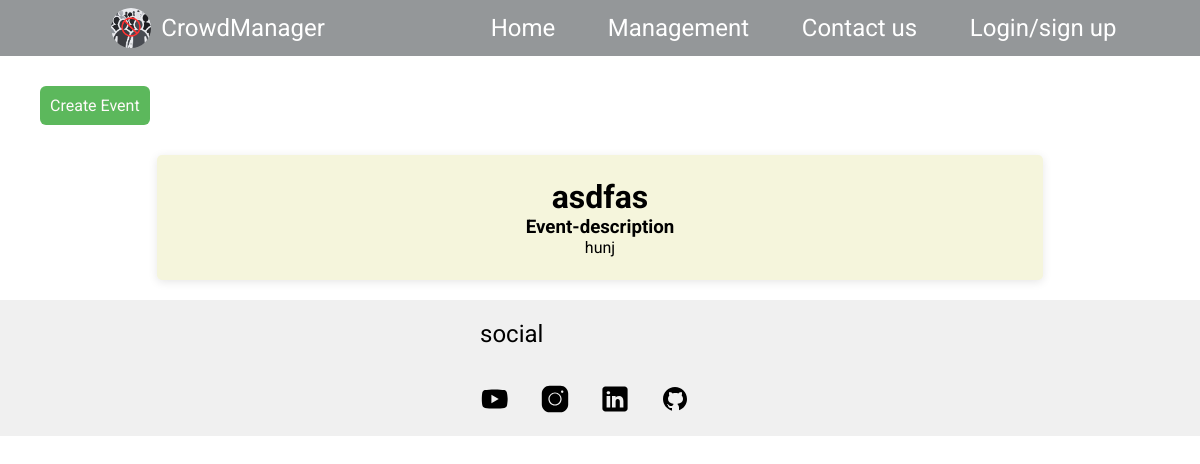
/events/, run on an earlier commit of the app's database.
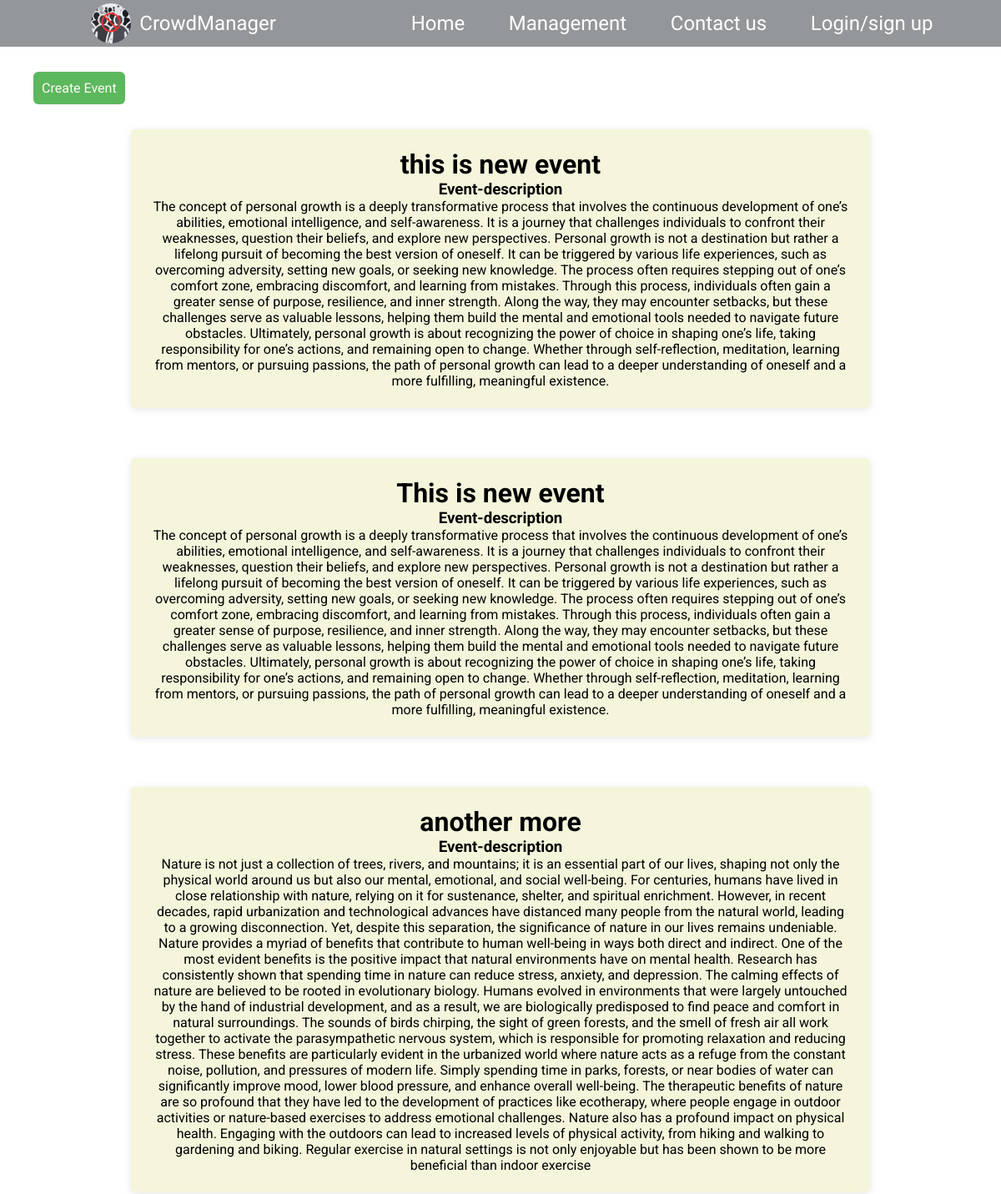
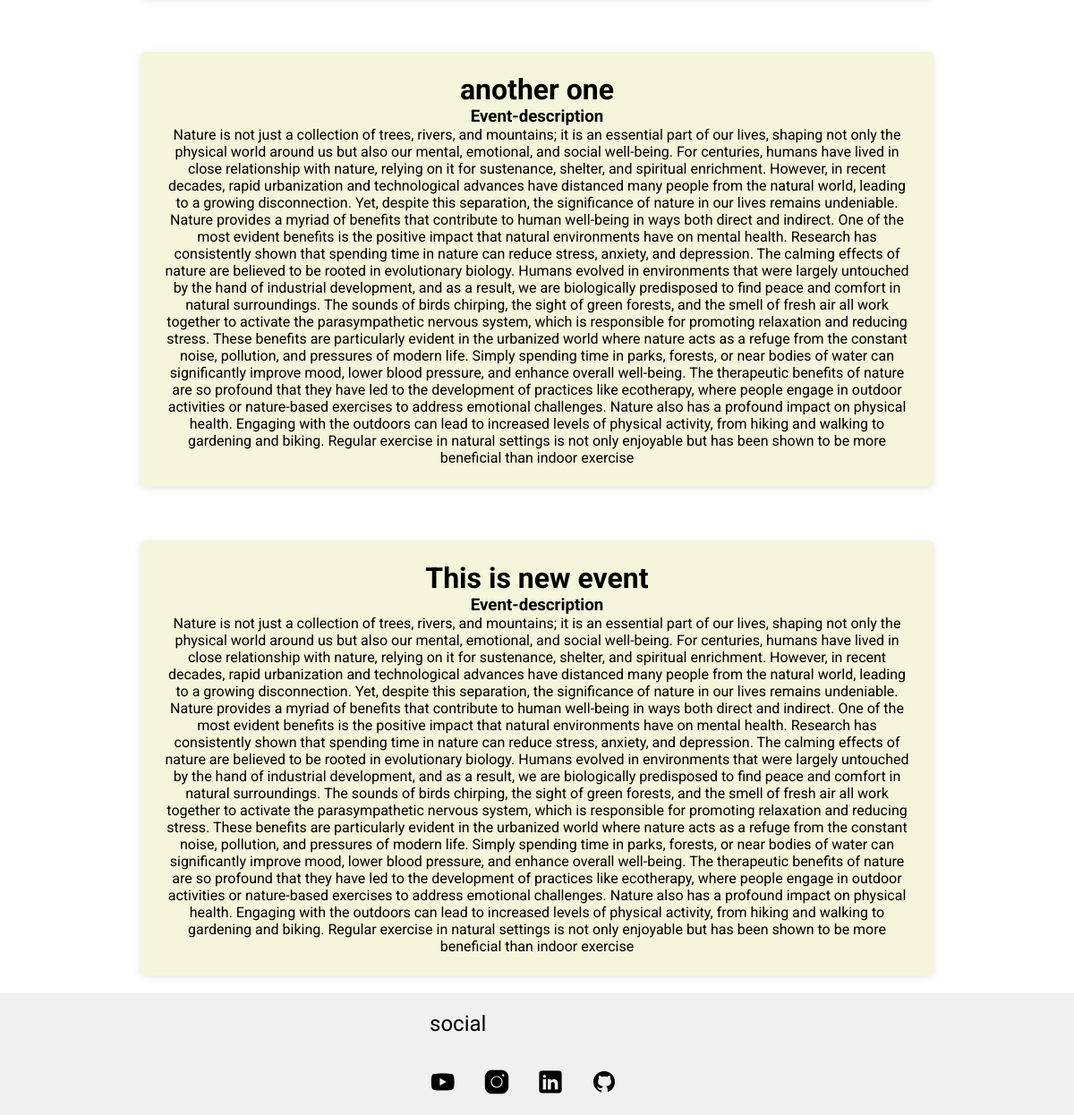
And on a later commit of the database (2 pictures, top to bottom).
### events/models.py (models this page shows, shortened)
class Event(models.Model):
    host = models.ForeignKey(User,on_delete=models.SET_NULL,null=True)
    eventname = models.CharField(max_length=100)
    event_description = models.TextField(blank=True,null=True,max_length=4000)
    updated = models.DateTimeField(auto_now=True)
    created = models.DateTimeField(auto_now_add=True)
    class Meta:
        ordering =['-updated','-created']

### events/views.py (the view)
# urls.py: path('',views.eventsHome,name='eventsHome'),
def eventsHome(request):
    events = Event.objects.all()
    context= {
        'events':events,
    }
    return render(request,'events/event_main.html',context)

### events/templates/events/event_main.html (shortened to what this page needs)
{% extends "main.html" %}
{% block content %}
<div class="create-event-box">
<a href="{% url 'create-form'%}" class="create-event">Create&nbsp;Event</a>
</div>
{% for event in events %}
<main>
    <div class ="events">
        <div class="down">
            <div class="boxes">
                <div class="box_event">
                    <h1>{{event.eventname}}</h1>
                    <h3>Event-description</h3>
                    <p>{{event.event_description}}</p>
                </div>
            </div>
        </div>
    </div>
</main>
{% endfor %}
{% endblock content %}

### templates/main.html (shortened to what this page needs)
<!DOCTYPE html>
{% load static %}
<html lang="en">
<head>
</head>
<link rel="stylesheet" href="{% static 'styles/main.css'%}">
<body>
<header>
  <div class="leftnav">
      <img class="logo" src="{% static "images/logo.png" %}" alt="Error" height="" width="">
      <div class="pname">CrowdManager</div>
  </div>
   <nav class="nav">
      <a  href="{% url 'baseHome'%}" class="home a">Home</a>
      <a href="{% url 'eventsHome'%}" class="management a">Management</a>
      <a href="{% url 'contactus'%}" class="contectus a">Contact&nbsp;us</a>
      {% if request.user.is_authenticated %}
      <h4 class="a">Hello&nbsp;{{request.user}}</h4>
      <a href="{% url 'logout'%}" class="a">logout</a>
      {% else %}
      <a href="{% url 'login' %}" class="a">Login/sign&nbsp;up</a>
      {% endif %}
    </nav>
  </header>
    {% block content%}
    {% endblock content%}
<footer>
  <div class="foot">
      <div class="social">social</div>
      <div class="icons">
        <a href="https://youtube.com/@crowdmanager-b8l?si=qOXuJvSxf-i0udLy">
          <img class="symbol youtube" src="{% static 'svg/3.svg'%}" alt="YouTube" border="0" height="30px"
              width="30x">
        </a>
          <a href="https://www.instagram.com/crowd_manager.2025?utm_source=qr&igsh=aXdiMGpsdjJ6M203">
          <img class="symbol Instagram" src="{% static 'svg/instagram.svg'%}" alt="" height="30px" width="30px">
          </a>
          <a href="https://in.linkedin.com/in/crowd-manager-961026353">
          <img class="symbol whatsapp" src="{% static 'svg/2.svg'%}" alt="" height="30px" width="30px">
          </a>
          <a href="https://github.com/YagnaSuthar/cmCRUD">
            <img class="symbol github" src="{% static 'svg/4.svg'%}" alt="" height="30px" width="30px">
          </a>
          </div>
  </div>
</footer>
</body>
</html>

### static/styles/main.css (style rules this page uses)
* { padding: 0; margin: 0; font-family: 'Roboto', sans-serif; }
body { width: 100%; overflow-x: hidden; }
header { background-color: rgb(148 151 153); display: flex; width: 100%; height: 7vh; justify-content: space-around; }
nav { height: 7vh; display: flex; align-items: center; justify-content: center; position: relative; }
.a { padding: 1%; margin: 0% 20px; color: white; text-decoration: none; font-size: 1.5em; border: none; font-family: 'Roboto', sans-serif; }
footer { height: 17vh; width: 100%; background-color: rgb(240, 240, 240); position: relative; bottom: 0%; }
.logo { margin: 5px; height: 48px; width: 48px; border-radius: 50%; margin-right: 10px; }
.pname { display: inline-block; color: white; letter-spacing: 1%; font-size: 1.5em; }
.leftnav { display: flex; align-items: center; margin-left: 2%; }
.foot { height: 17vh; width: 100%; display: grid; align-content: center; justify-content: center; grid-template-rows: 1fr 1fr; }
.symbol { margin-right: 30px; }
.social { color: black; display: flex; align-items: center; font-size: 1.5em; }
.icons { display: flex; align-items: center; justify-content: flex-end; margin-bottom: 1%; }

What changed in the data, as far as the page shows it:
removed Event: eventname "asdfas", event_description "hunj"
added Event: eventname "this is new event", event_description "The concept of personal growth is a deeply transformative process that involves the continuous development of one’s abilities, emotional intelligence, and self-awareness. It is a journey that challenges individuals to confront their weaknesses, question their beliefs, and explore new perspectives. Personal growth is not a destination but rather a lifelong pursuit of becoming the best version of oneself. It can be triggered by various life experiences, such as overcoming adversity, setting new goals, or seeking new knowledge. The process often requires stepping out of one’s comfort zone, embracing discomfort, and learning from mistakes. Through this process, individuals often gain a greater…"
added Event: eventname "This is new event", event_description "The concept of personal growth is a deeply transformative process that involves the continuous development of one’s abilities, emotional intelligence, and self-awareness. It is a journey that challenges individuals to confront their weaknesses, question their beliefs, and explore new perspectives. Personal growth is not a destination but rather a lifelong pursuit of becoming the best version of oneself. It can be triggered by various life experiences, such as overcoming adversity, setting new goals, or seeking new knowledge. The process often requires stepping out of one’s comfort zone, embracing discomfort, and learning from mistakes. Through this process, individuals often gain a greater…"
added Event: eventname "another more", event_description "Nature is not just a collection of trees, rivers, and mountains; it is an essential part of our lives, shaping not only the physical world around us but also our mental, emotional, and social well-being. For centuries, humans have lived in close relationship with nature, relying on it for sustenance, shelter, and spiritual enrichment. However, in recent decades, rapid urbanization and technological advances have distanced many people from the natural world, leading to a growing disconnection. Yet, despite this separation, the significance of nature in our lives remains undeniable. Nature provides a myriad of benefits that contribute to human well-being in ways both direct and indirect. One…"
added Event: eventname "another one", event_description "Nature is not just a collection of trees, rivers, and mountains; it is an essential part of our lives, shaping not only the physical world around us but also our mental, emotional, and social well-being. For centuries, humans have lived in close relationship with nature, relying on it for sustenance, shelter, and spiritual enrichment. However, in recent decades, rapid urbanization and technological advances have distanced many people from the natural world, leading to a growing disconnection. Yet, despite this separation, the significance of nature in our lives remains undeniable. Nature provides a myriad of benefits that contribute to human well-being in ways both direct and indirect. One…"
added Event: eventname "This is new event", event_description "Nature is not just a collection of trees, rivers, and mountains; it is an essential part of our lives, shaping not only the physical world around us but also our mental, emotional, and social well-being. For centuries, humans have lived in close relationship with nature, relying on it for sustenance, shelter, and spiritual enrichment. However, in recent decades, rapid urbanization and technological advances have distanced many people from the natural world, leading to a growing disconnection. Yet, despite this separation, the significance of nature in our lives remains undeniable. Nature provides a myriad of benefits that contribute to human well-being in ways both direct and indirect. One…"
